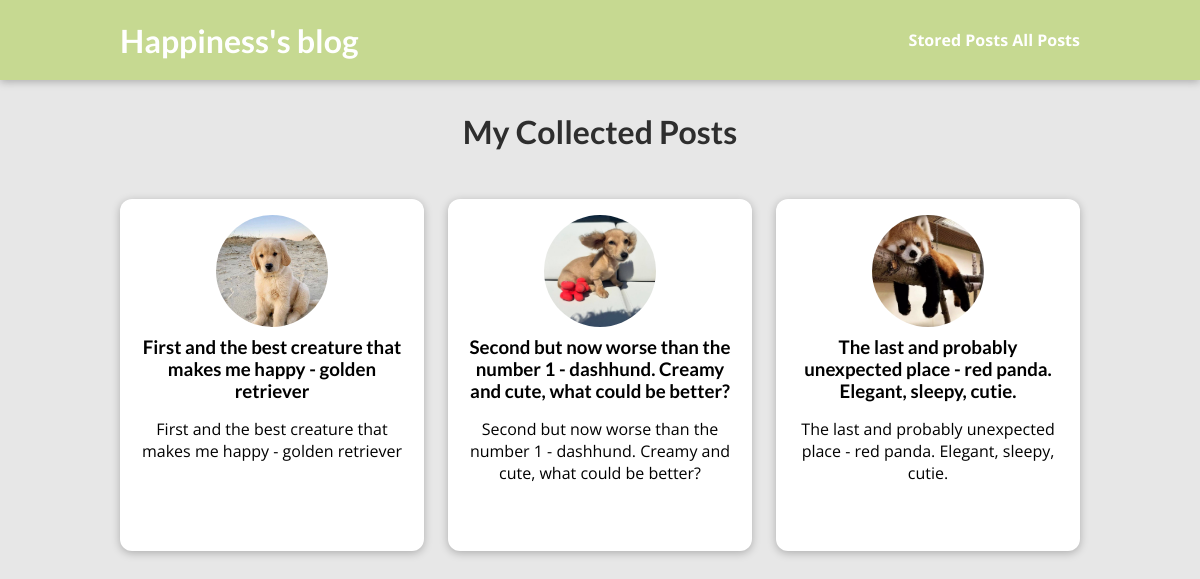
The page /posts on the database its author committed.
### blog/models.py (models this page shows, shortened)
class Post(models.Model):
    title = models.CharField(max_length=150)
    excerpt = models.CharField(max_length=200)
    image = models.ImageField(upload_to="posts", null=True)
    date = models.DateField(auto_now=True)
    slug = models.SlugField(unique=True, db_index=True)
    content = models.TextField(validators=[MinLengthValidator(10)])
    author = models.ForeignKey(
        Author, on_delete=models.SET_NULL, null=True,related_name="posts")
    tags = models.ManyToManyField(Tag)

### blog/views.py (the view)
# urls.py: path("posts", views.AllPostsView.as_view(),name="posts-page"),
class AllPostsView(ListView):
    template_name = "all-posts.html"
    model = Post
    ordering = ["-date"]
    context_object_name = "all_posts"

### blog/templates/all-posts.html (shortened to what this page needs)
{% extends "base.html" %}
{% load static %}
{% block css_files %}
  <link rel="stylesheet" href="{% static "post.css" %}">
  <link rel="stylesheet" href="{% static "all-posts.css" %}">
{% endblock %}
{% block content %}
<section id="all-posts">
  <h2>My Collected Posts</h2>
  <ul>
    {% for post in all_posts %}
      {% include "includes/post.html" %}
    {% endfor %}
  </ul>
</section>
{% endblock %}

### blog/templates/includes/post.html
{% load static %}
<li>
    <article class="post">
        <a href="{% url "post-detail-page" post.slug %}">
            <img src="{{ post.image.url }}" alt="{{ post.title }}" />
            <div class="post__content">
                <h3>{{ post.title }}</h3>
                <p>
                    {{ post.excerpt }}
                </p>
            </div>
        </a>
    </article>
</li>

### static/app.css (style rules this page uses)
* { box-sizing: border-box; }
html { font-family: 'Open Sans', 'Lato', sans-serif; }
body { margin: 0; }
h1, h2, h3 { font-family: 'Lato', sans-serif; font-weight: bold; }

### blog/static/post.css (style rules this page uses)
.post { display: flex; flex-direction: column; align-items: center; text-align: center; }
.post a { text-decoration: none; color: black; transition: all 0.2s ease; padding: 1rem; }
.post img { width: 5rem; height: 5rem; object-fit: cover; border-radius: 50%; }
.post h3 { margin: 0.25rem 0; }

### blog/static/all-posts.css (style rules this page uses)
body { background-color: #e7e7e7; }
#all-posts { margin: 7rem auto; width: 90%; max-width: 60rem; }
#all-posts h2 { text-align: center; font-size: 2rem; color: #2e2e2e; margin: 3rem 0; }
ul { list-style: none; margin: 0; padding: 0; display: grid; grid-template-columns: repeat(auto-fill, minmax(17rem, 1fr)); gap: 1.5rem; }
.post img { width: 7rem; height: 7rem; }
.post a { height: 22rem; transform-origin: center; box-shadow: 0 2px 8px rgba(0, 0, 0, 0.25); border-radius: 12px; background-color: white; }

### rows shown on the page
Post: image (picture), title "First and the best creature that makes me happy - golden retriever", excerpt "First and the best creature that makes me happy - golden retriever"
Post: image (picture), title "Second but now worse than the number 1 - dashhund. Creamy and cute, what could be better?", excerpt "Second but now worse than the number 1 - dashhund. Creamy and cute, what could be better?"
Post: image (picture), title "The last and probably unexpected place - red panda. Elegant, sleepy, cutie.", excerpt "The last and probably unexpected place - red panda. Elegant, sleepy, cutie."
